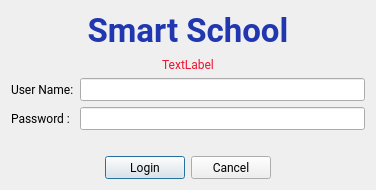
<?xml version="1.0" encoding="UTF-8"?>
<ui version="4.0">
 <class>loginDialog</class>
 <widget class="QDialog" name="loginDialog">
  <property name="windowModality">
   <enum>Qt::WindowModal</enum>
  </property>
  <property name="geometry">
   <rect>
    <x>0</x>
    <y>0</y>
    <width>376</width>
    <height>190</height>
   </rect>
  </property>
  <property name="font">
   <font>
    <family>Roboto</family>
   </font>
  </property>
  <property name="windowTitle">
   <string>Login</string>
  </property>
  <property name="windowIcon">
   <iconset>
    <normaloff>:/icons/icons/seahorse.png</normaloff>:/icons/icons/seahorse.png</iconset>
  </property>
  <layout class="QVBoxLayout" name="verticalLayout">
   <item>
    <layout class="QVBoxLayout" name="verticalLayout_2">
     <item>
      <widget class="QLabel" name="label_3">
       <property name="font">
        <font>
         <family>Neuropolitical</family>
         <pointsize>25</pointsize>
         <weight>75</weight>
         <bold>true</bold>
        </font>
       </property>
       <property name="styleSheet">
        <string notr="true">color: rgb(32, 55, 176);</string>
       </property>
       <property name="text">
        <string>Smart School</string>
       </property>
       <property name="alignment">
        <set>Qt::AlignCenter</set>
       </property>
      </widget>
     </item>
     <item>
      <widget class="QLabel" name="lblError">
       <property name="styleSheet">
        <string notr="true">color: rgb(241, 18, 47);
font: 10pt &quot;Ubuntu&quot;;</string>
       </property>
       <property name="text">
        <string>TextLabel</string>
       </property>
       <property name="alignment">
        <set>Qt::AlignCenter</set>
       </property>
      </widget>
     </item>
     <item>
      <layout class="QGridLayout" name="gridLayout">
       <item row="0" column="0">
        <widget class="QLabel" name="label">
         <property name="text">
          <string>User Name:</string>
         </property>
        </widget>
       </item>
       <item row="0" column="1">
        <widget class="QLineEdit" name="edtUsername"/>
       </item>
       <item row="1" column="0">
        <widget class="QLabel" name="label_2">
         <property name="text">
          <string>Password :</string>
         </property>
        </widget>
       </item>
       <item row="1" column="1">
        <widget class="QLineEdit" name="edtPassword">
         <property name="echoMode">
          <enum>QLineEdit::Password</enum>
         </property>
        </widget>
       </item>
      </layout>
     </item>
    </layout>
   </item>
   <item>
    <spacer name="verticalSpacer">
     <property name="orientation">
      <enum>Qt::Vertical</enum>
     </property>
     <property name="sizeHint" stdset="0">
      <size>
       <width>20</width>
       <height>40</height>
      </size>
     </property>
    </spacer>
   </item>
   <item>
    <layout class="QHBoxLayout" name="horizontalLayout">
     <item>
      <spacer name="horizontalSpacer">
       <property name="orientation">
        <enum>Qt::Horizontal</enum>
       </property>
       <property name="sizeHint" stdset="0">
        <size>
         <width>40</width>
         <height>20</height>
        </size>
       </property>
      </spacer>
     </item>
     <item>
      <widget class="QPushButton" name="btnLogin">
       <property name="text">
        <string>Login</string>
       </property>
       <property name="icon">
        <iconset resource="icons.qrc">
         <normaloff>:/icons/dialog-ok-apply.png</normaloff>:/icons/dialog-ok-apply.png</iconset>
       </property>
       <property name="iconSize">
        <size>
         <width>18</width>
         <height>18</height>
        </size>
       </property>
      </widget>
     </item>
     <item>
      <widget class="QPushButton" name="btnCancel">
       <property name="text">
        <string>Cancel</string>
       </property>
       <property name="icon">
        <iconset resource="icons.qrc">
         <normaloff>:/icons/dialog-cancel.png</normaloff>:/icons/dialog-cancel.png</iconset>
       </property>
       <property name="iconSize">
        <size>
         <width>18</width>
         <height>18</height>
        </size>
       </property>
      </widget>
     </item>
     <item>
      <spacer name="horizontalSpacer_2">
       <property name="orientation">
        <enum>Qt::Horizontal</enum>
       </property>
       <property name="sizeHint" stdset="0">
        <size>
         <width>40</width>
         <height>20</height>
        </size>
       </property>
      </spacer>
     </item>
    </layout>
   </item>
  </layout>
 </widget>
 <tabstops>
  <tabstop>edtUsername</tabstop>
  <tabstop>edtPassword</tabstop>
  <tabstop>btnLogin</tabstop>
  <tabstop>btnCancel</tabstop>
 </tabstops>
 <resources>
  <include location="icons.qrc"/>
 </resources>
 <connections/>
</ui>
